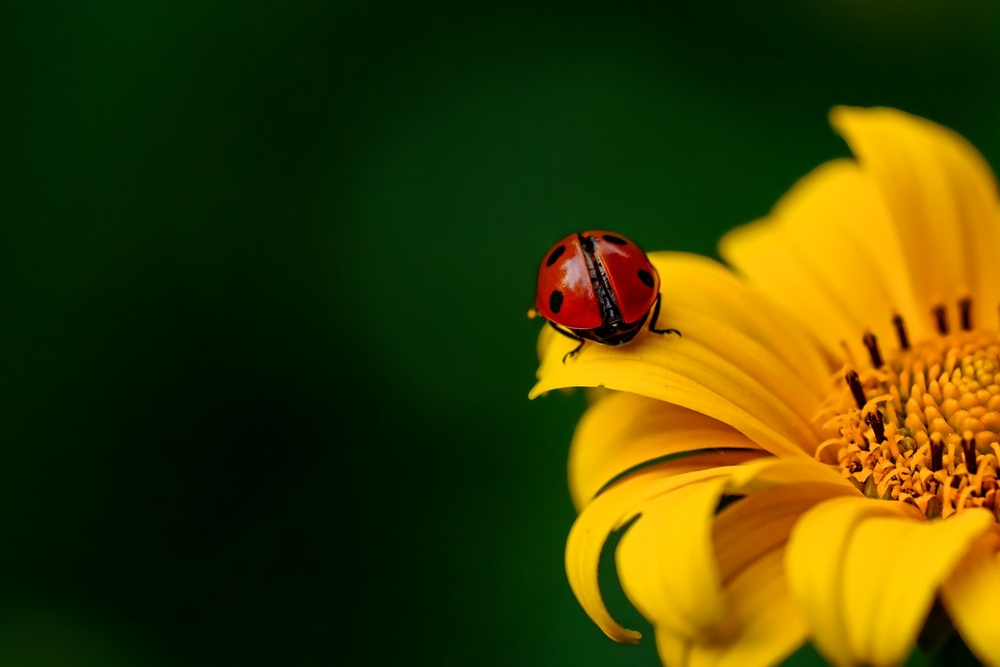
#> input picture image.jpg, 1000 x 667 px, shrunk from 1920 x 1280 before the run
$ jupyter execute 'Image thresholdeing.ipynb'
#> lines starting #> are read from the running program, lines starting #| are printed output that depends on the picture; after the words box and inside, x2 and y2 are one past the last pixel; in counts of white or black regions, pixels touching at a corner belong together
[cell 1]
import cv2
import numpy
pic = cv2.imread('image.jpg',0)
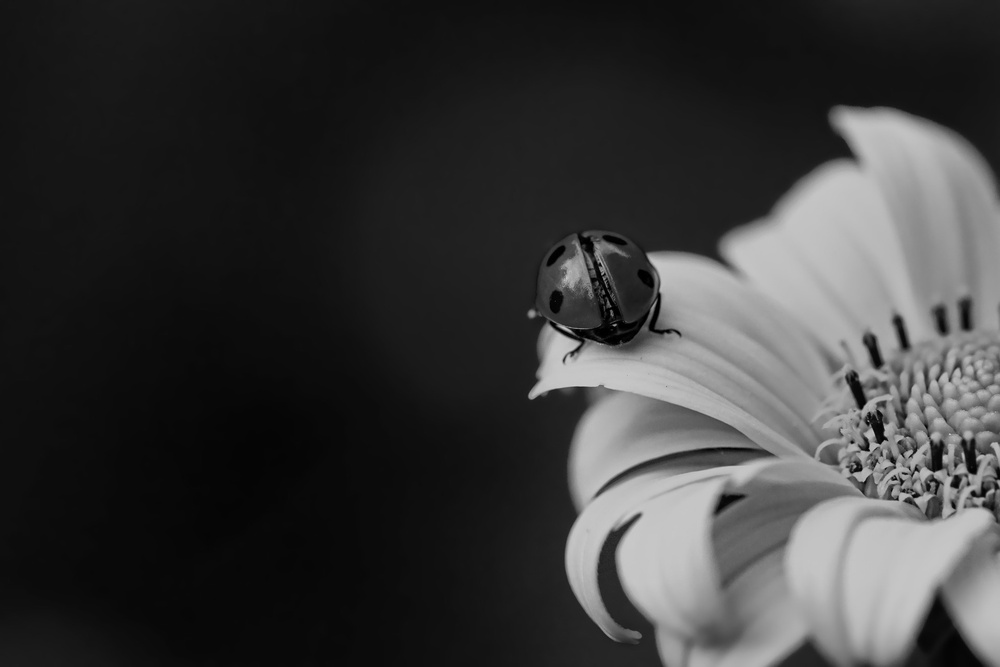
#> pic: shape (667, 1000); min 0, max 207, mean 57.1
threshold_value =200
(T_value,binary_threshold) = cv2.threshold(pic,threshold_value,255,cv2.THRESH_BINARY_INV)
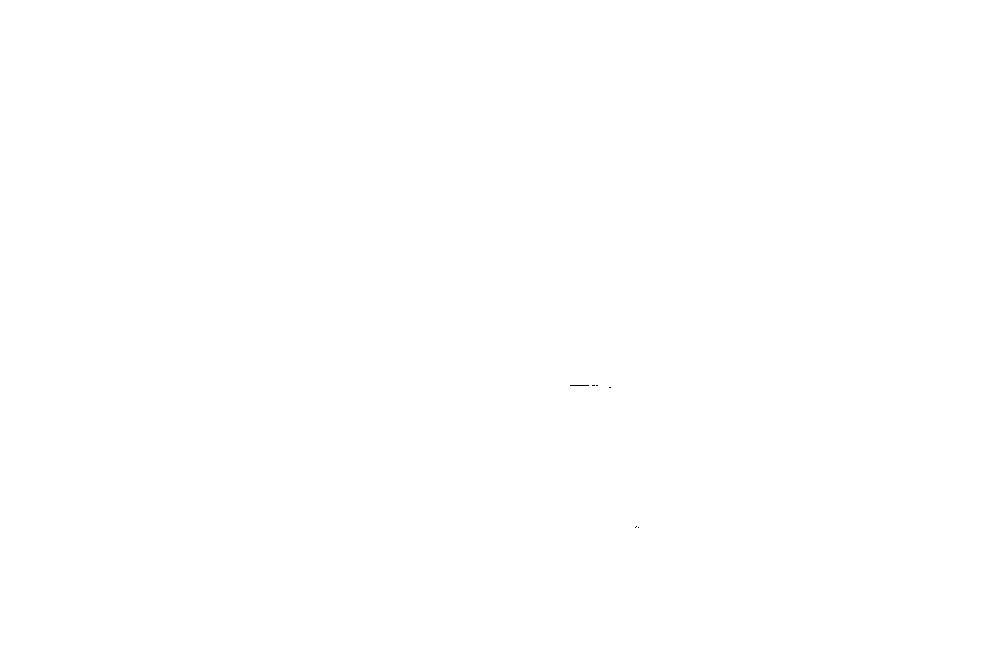
#> binary_threshold: shape (667, 1000); 100% white; black in thin lines or dots, all inside (x1, y1, x2, y2) = (570, 385, 639, 528)
#> T_value = 200
cv2.imshow('binary',binary_threshold)
cv2.waitKey(0)
cv2.destroyAllWindows()
